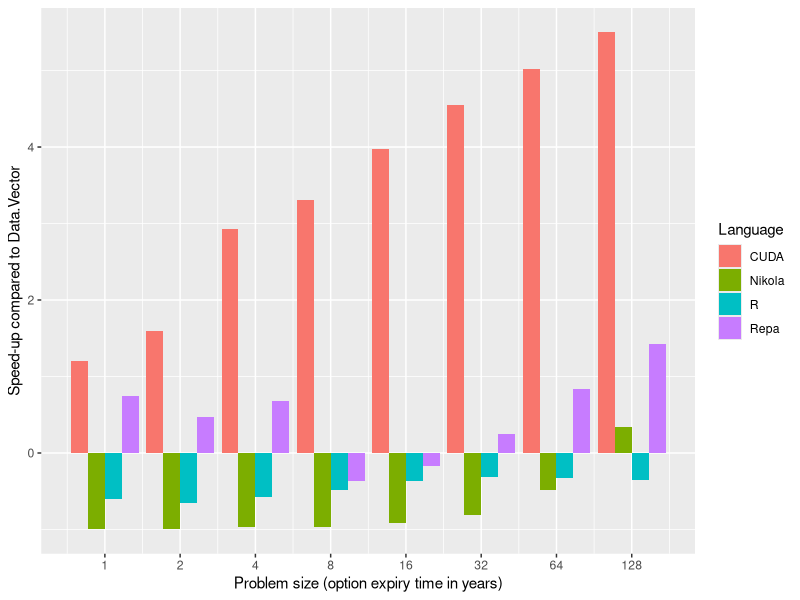

Write the R code that produced this figure.
# ggplot2 guide: http://wiki.stdout.org/rcookbook/Graphs/

library(ggplot2)
#library(scales)

#size=8
#pdf("binomial_benchmark.pdf", width=1.618*size, height=1*size)
# look at tikzDevice for tex-output
# pdf_cairo() for exotic fonts

# Format the data for plotting
cuda <- read.csv("results/binomial/Cuda.csv")
repa <- read.csv("results/binomial/Repa.csv")
nikola <- read.csv("results/binomial/Nikola-Precompiled.csv")
rlang <- read.csv("results/binomial/R.csv")
vector <- read.csv("results/binomial/Vector.csv")


basis <- cbind(vector, Language="Vector")

dataset <- rbind(cbind(cuda, Language="CUDA")
               , cbind(repa, Language="Repa")
               , cbind(nikola, Language="Nikola")
               , cbind(rlang, Language="R"))

frame <- data.frame(Size=dataset[,1]
                  , Time=vector[,2]/dataset[,2] -1
                  , Language=dataset[,8]
                  ## , Stddev=dataset[,5]
                    )

# Plot
p = ggplot(data = frame, aes(x=Size, y=Time, fill=Language))
p = p + geom_bar(stat="identity", position=position_dodge())
#p = p + geom_point()

# Error bars
#limits <- aes(ymax = Time + Stddev, ymin=Time - Stddev)
#p = p + geom_errorbar(limits, width=.02)

# Configure scales
## breaks=c(0.1, 1, 5)
## p = p + scale_y_log10(limits = c(0.1,5)
##                     , name="Execution time (seconds)"
##                     , breaks=breaks
##                     , labels=as.character(breaks))
p = p + scale_x_log10(breaks=cuda[,1], name="Problem size (option expiry time in years)")
p = p + ylab("Speed-up compared to Data.Vector")

# Hide unnecessary grid lines
#p = p + theme(panel.grid.minor=element_blank(), panel.grid.major.x=element_blank())

# Show the plot
print(p)

#dev.off()
